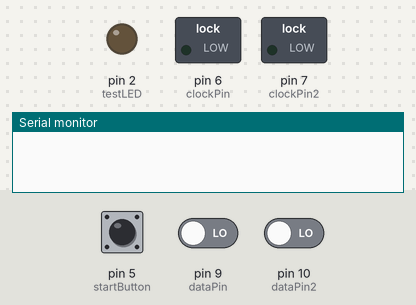
Recording of a sketch running on a simulated Arduino Uno, built with avr-gcc and run on an emulated ATmega328P. Parts: switched loads named in the sketch (green lamp = pin HIGH), output pins drawn as LEDs (lit = HIGH), the last lines printed to the serial monitor. The test bench sets the inputs (shaded band); at power-on: pin 5 (startButton) HIGH, pin 9 (dataPin) LOW, pin 10 (dataPin2) LOW. Pins used as bus, display or sensor lines are not drawn.

Above: at 1.2 s.
1.3 s: pin 5 (startButton) pulled LOW for 0.15 s
At 1.7 s:
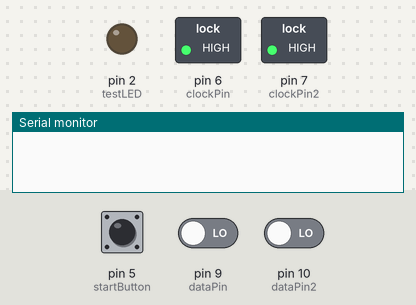
2.9 s: pin 5 (startButton) driven LOW and pin 9 (dataPin) driven HIGH
At 3.9 s:
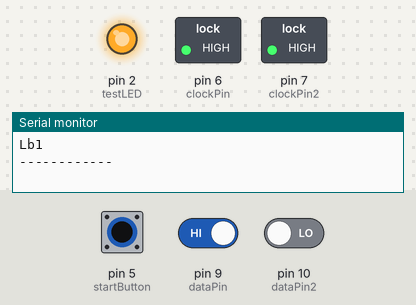
Timing chart, 0 to 5.9 s (numbered marks = the images above; inputs shaded):
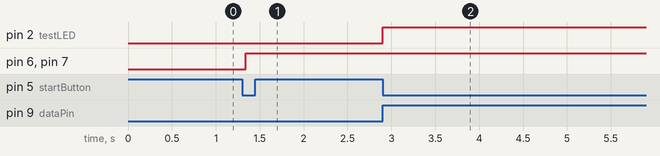

Measured:
- after the input at 1.3 s, pin 6 (clockPin), pin 7 (clockPin2): LOW → HIGH at once
- after the input at 2.9 s, pin 2 (testLED): LOW → HIGH at once

The sketch:

duo-shift_register_pin_reader.ino
```cpp
int testLED = 2;
int resetButton = 4;
int startButton = 5;

int clockPin = 6;
int clockPin2 = 7;
int latchPin = 8;
int dataPin = 9;
int dataPin2 = 10;

int breakVal = 0;
int signReadVal;

byte handSealVar1 = 255;
byte handSealVar2 = 255;

String inputBits[16] = {
    "Lb1", "Lb2", "Lb3", "Lb4", "Lb5", "Lb6", "Lb7", "Lb8",
    "Lb9", "Lb10", "Lb11", "Lb12", "Lb13", "Lf2", "Lf3", "Lf9" };


void setup () {

    Serial.begin(9600);

    pinMode(testLED, OUTPUT);
    pinMode(resetButton, INPUT_PULLUP);
    pinMode(startButton, INPUT_PULLUP);
    pinMode(latchPin, OUTPUT);
    pinMode(clockPin, OUTPUT);
    pinMode(clockPin2, OUTPUT);
    pinMode(dataPin, INPUT);
    pinMode(dataPin2, INPUT);
}

void loop () {

    digitalWrite(testLED, LOW);
    digitalRead(startButton);
    while (digitalRead(startButton) == HIGH) {digitalRead(startButton); delay(100);}

    digitalWrite(latchPin, HIGH);
    delayMicroseconds(20);
    digitalWrite(latchPin, LOW);

    handSealVar1 = shiftIn(dataPin, clockPin);
    handSealVar2 = shiftIn(dataPin2, clockPin2);
    uint16_t handSeal = handSealVar1 | (handSealVar2<<8);

    for (int n=0; n<=15; n++) {
        if (handSeal & (1 << n) ){
            Serial.println(inputBits[n]);
            Serial.println("------------");
            TestLEDActivation();
        }
    }
    delay(500);
}


byte shiftIn(int myDataPin, int myClockPin) {
    int k;
    int temp = 0;
    int pinState;

    byte myDataIn = 0;

    pinMode(myClockPin, OUTPUT);
    pinMode(myDataPin, INPUT);

    for (k=7; k>=0; k--) {
        digitalWrite(myClockPin, 0);
        delayMicroseconds(0.2);
        temp = digitalRead(myDataPin);

        if (temp) {
            pinState = 1;
            myDataIn = myDataIn | (1 << k);
        }
        else {
            pinState = 0;
        }
        digitalWrite(myClockPin, 1);
    }
    return myDataIn;
}

void TestLEDActivation () {
    digitalWrite(testLED, HIGH);
    delay(1000);
    digitalWrite(testLED, LOW);
}
```
